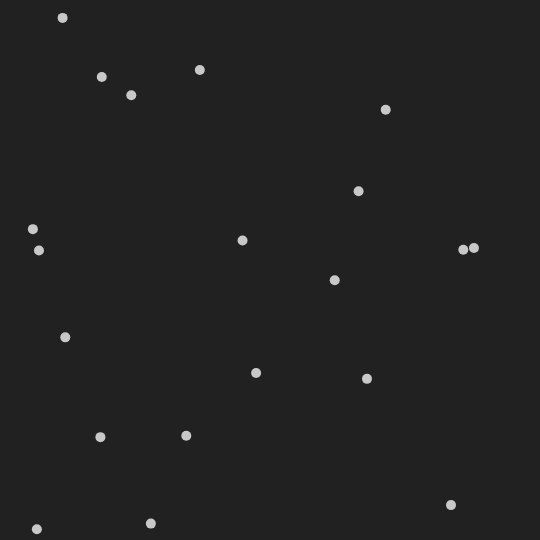
Frame 1 (no input)
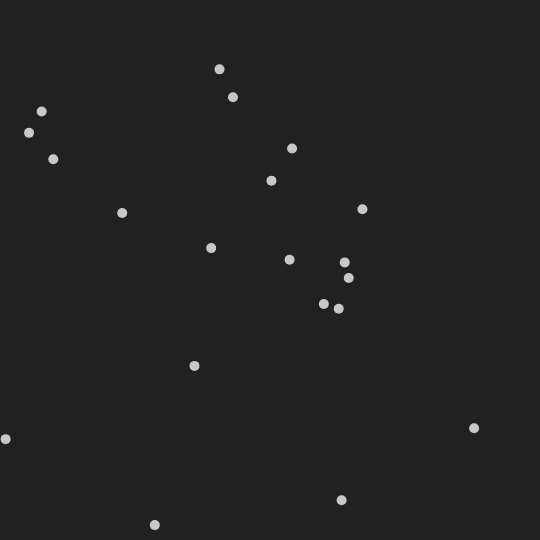
Frame 60 (no input)
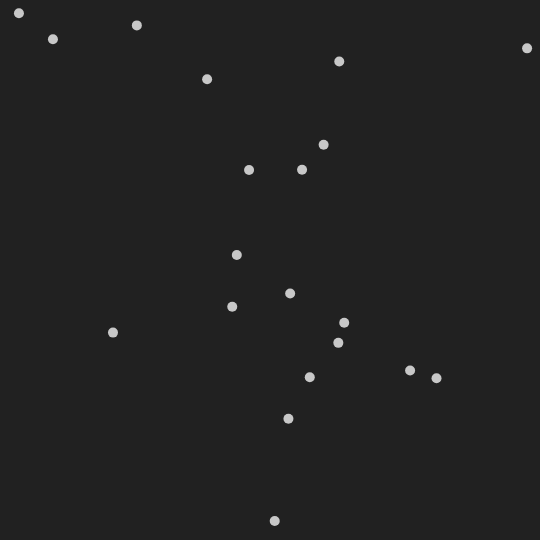
Frame 120 (the mouse pressed at the canvas centre since frame 60)

The p5.js sketch that drew these frames (run headless with seeded random() and noise() and a simulated clock; from frame 60 on, the mouse is pressed at the canvas centre):

// p5.js sketch
// ── sketch.js
let s;
let agents;

function setup() {
    createCanvas(540, 540);
    s = {};
    s.agentCount = 20;
    s.bgColor = color(33);
    s.agentColor = color(200);
    agents = [];
    for (let i = 0; i < s.agentCount; i++) {
        agents.push(new Agent());
    }
    background(s.bgColor);
}

function draw() {
    background(s.bgColor);
    for (let i = 0; i < s.agentCount; i++) {
        let a = agents[i];
        a.updatePosition();
    }
    noStroke();
    fill(s.agentColor);
    for (let i = 0; i < s.agentCount; i++) {
        let a = agents[i];
        ellipse(a.position.x, a.position.y, 10, 10);
    }
}

class Agent {
    constructor(position) {
        this.position = position !== undefined ? position : createVector(random(width), random(height)); // Si aucune position n'est fournie, initialisation avec une position aléatoire
        this.angle = random(TWO_PI);
        this.stepSize = 2;
    }
    updatePosition() {
        // Une méthode mettant à jour de la position de l'agent en fonction de son angle actuel
        this.position.x += cos(this.angle) * this.stepSize;
        this.position.y += sin(this.angle) * this.stepSize;
        if (this.isOutsideSketch() > 0) {
            this.position = createVector(random(width), random(height));
        }
    }
    isOutsideSketch() {
        // Une méthode permettant de vérifier si l'agent est sorti des limites de l'espace du sketch. La méthode renvoie les valeurs suivantes :
        // 0: l'agent n'est pas sorti des limites de l'espace du sketch
        // 1: l'agent est sorti par le haut
        // 2: l'agent est sorti par la droite
        // 3: l'agent est sorti par le bas
        // 4: l'agent est sorti par la gauche
        if (this.position.y < 0) {
            return 1;
        } else if (this.position.x > width) {
            return 2;
        } else if (this.position.y > height) {
            return 3;
        } else if (this.position.x < 0) {
            return 4;
        } else {
            return 0;
        }
    }
}
